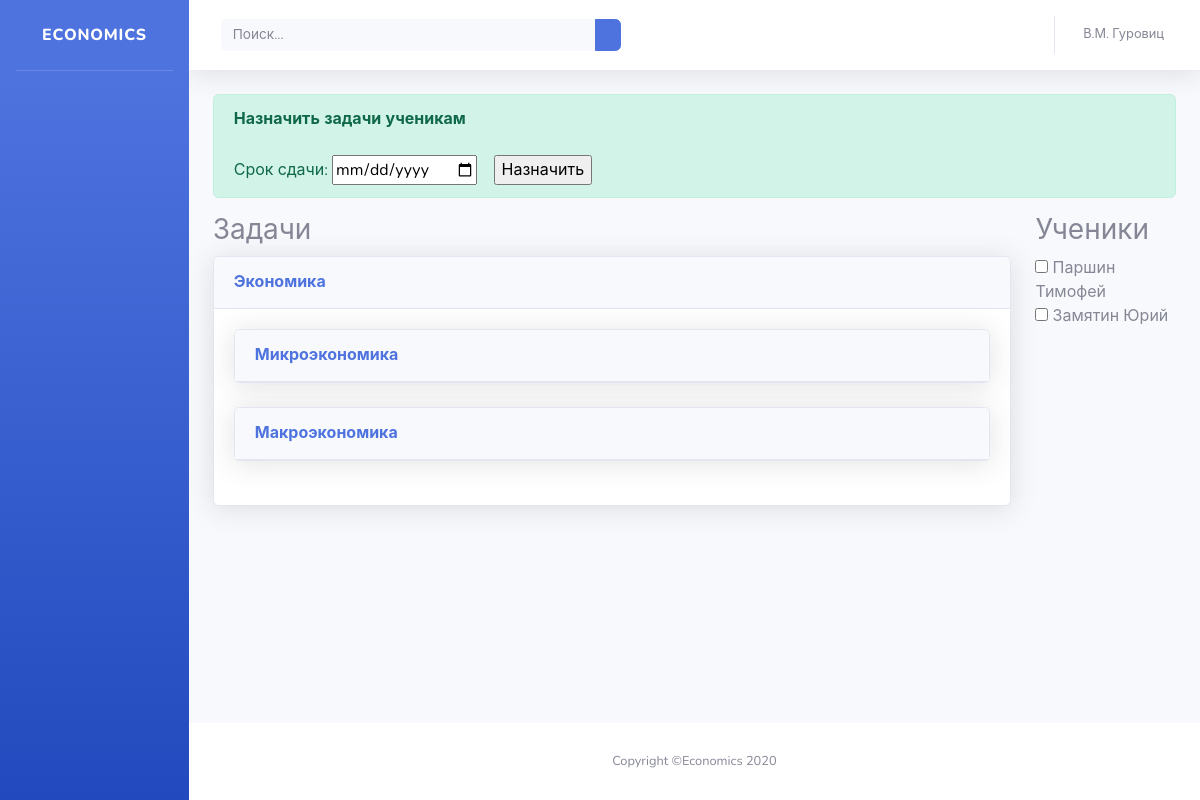
The app's page /problems/ (signed in) with its own data.
### problems/models.py (models this page shows, shortened)
class Topic(models.Model):
    name = models.CharField('Название', max_length=200)
    parent = models.ForeignKey('Topic', on_delete=models.CASCADE, related_name='children', verbose_name='Предок', null=True, blank=True)
    order = models.IntegerField('Порядковый номер')
    leaf = models.BooleanField('Конечная вершина (можно привязывать задачи)', default=False)
    class Meta:
        ordering = ['order']

### problems/views.py (the view)
# urls.py: path('', views.index, name='index'),
def index(request):
    if request.user.groups.filter(name='teachers').exists():
        students = User.objects.filter(groups__name='students')
        topics = Topic.objects.all()
        problems = dict()
        for topic in topics:
            problems[topic.id] = topic.problems.all()
        topic = Topic.objects.get(id=1);
        context = {'problems': problems,
                   'students': students,
                   'topic': topic}
        return render(request, 'problems/sb/index_teacher.html', context)
    elif request.user.groups.filter(name='students').exists():
        assigned_problems = Assignment.objects.filter(person=request.user).order_by('date_deadline')
        form = SubmitForm()
        context = {'assigned_problems': assigned_problems, 'form': form,}
        return render(request, 'problems/sb/index_student.html', context)
    else:
        return render(request, 'problems/sb/login.html', {})

### problems/templates/problems/sb/index_teacher.html (shortened to what this page needs)
{% load static %}
<!DOCTYPE html>
<html lang="en">
<head>
  <link src="{% static 'problems/sb/vendor/fontawesome-free/css/all.css' %}" rel="stylesheet" type="text/css">
  <link href="{% static 'problems/sb/css/sb-admin-2.min.css' %}" rel="stylesheet">
</head>
<body id="page-top">
  <div id="wrapper">
    <ul class="navbar-nav bg-gradient-primary sidebar sidebar-dark accordion" id="accordionSidebar">
      <a class="sidebar-brand d-flex align-items-center justify-content-center" href="index.html">
        <div class="sidebar-brand-text mx-3">Economics</div>
      </a>
      <hr class="sidebar-divider my-0">
    </ul>
    <div id="content-wrapper" class="d-flex flex-column">
      <div id="content">
        <nav class="navbar navbar-expand navbar-light bg-white topbar mb-4 static-top shadow">
          <form class="d-none d-sm-inline-block form-inline mr-auto ml-md-3 my-2 my-md-0 mw-100 navbar-search">
            <div class="input-group">
              <input type="text" class="form-control bg-light border-0 small" placeholder="Поиск..." aria-label="Search" aria-describedby="basic-addon2">
              <div class="input-group-append">
                <button class="btn btn-primary" type="button">
                </button>
              </div>
            </div>
          </form>
          <ul class="navbar-nav ml-auto">
            <li class="nav-item dropdown no-arrow">
              <a class="nav-link dropdown-toggle" href="#" id="userDropdown" role="button" data-toggle="dropdown" aria-haspopup="true" aria-expanded="false">
                <span class="mr-2 d-none d-lg-inline text-gray-600 small">{{ request.user.first_name }} {{ request.user.last_name }}</span>
              </a>
            </li>
          </ul>
        </nav>
          <form method="POST" action="assign">
            <div class="container-fluid">
                  <div class="row">
                      <div class="col">
                        <div  class="alert alert-success" role="alert">
                          <b>Назначить задачи ученикам</b>
                          <br><br>Срок сдачи:
                          <input type="date" name="date_deadline">&nbsp;&nbsp;&nbsp;
                          <input type="submit" value="Назначить">
                        </div>
                    </div>
                  </div>
                  <div class="row">
                      <div class="col-10">
                          <h3>Задачи</h3>
                          <div id="problems">
                              {% autoescape off %}
                              <div class="card shadow mb-4">
                                <a href="#collapseCardExample" class="d-block card-header py-3" data-toggle="collapse" role="button" aria-expanded="true" aria-controls="collapseCardExample">
                                  <h6 class="m-0 font-weight-bold text-primary">{{ topic.name }}</h6>
                                </a>
                                <div class="collapse show" id="collapseCardExample">
                                  <div class="card-body">
                                    {% for element in topic.children.all %}
                                            {% if element.children %}
                                                {% with topic=element template_name="problems/tree_level.html" %}
                                                   {% include template_name %}
                                                {% endwith %}
                                            {% endif %}
                                    {% endfor %}
                                  </div>
                                </div>
                              </div>
                              {% endautoescape %}
                          </div>
                      </div>
                      <div class="col">
                          <h3>Ученики</h3>
                          <div id="students">
                              {% include "problems/student_list.html" %}
                          </div>
                      </div>
                  </div>
              </div>
  </form>
      </div>
      <footer class="sticky-footer bg-white">
        <div class="container my-auto">
          <div class="copyright text-center my-auto">
            <span>Copyright &copy;Economics 2020</span>
          </div>
        </div>
      </footer>
    </div>
  </div>
</body>
</html>

### problems/templates/problems/tree_level.html (shortened to what this page needs)
              <div class="card shadow mb-4">
                <a href="#collapse{{ element.id }}" class="d-block card-header py-3" data-toggle="collapse" role="button" aria-expanded="true" aria-controls="collapse{{ element.id }}">
                  <h6 class="m-0 font-weight-bold text-primary">{{ element.name }}</h6>
                </a>
              </div>

### problems/templates/problems/student_list.html
{% for student in students %}
<div class="student">
    <input type="checkbox" name="student" value="{{ student.id }}">
    {{ student.last_name }} {{ student.first_name }}
</div>
{% endfor %}

### records on screen
Topic: name "Экономика"
Topic: name "Микроэкономика"
Topic: name "Макроэкономика"

### other values on screen
{{ request.user.first_name }} "В.М."
{{ request.user.last_name }} "Гуровиц"
{{ student.last_name }} "Паршин"
{{ student.first_name }} "Тимофей"
{{ student.last_name }} "Замятин"
{{ student.first_name }} "Юрий"
